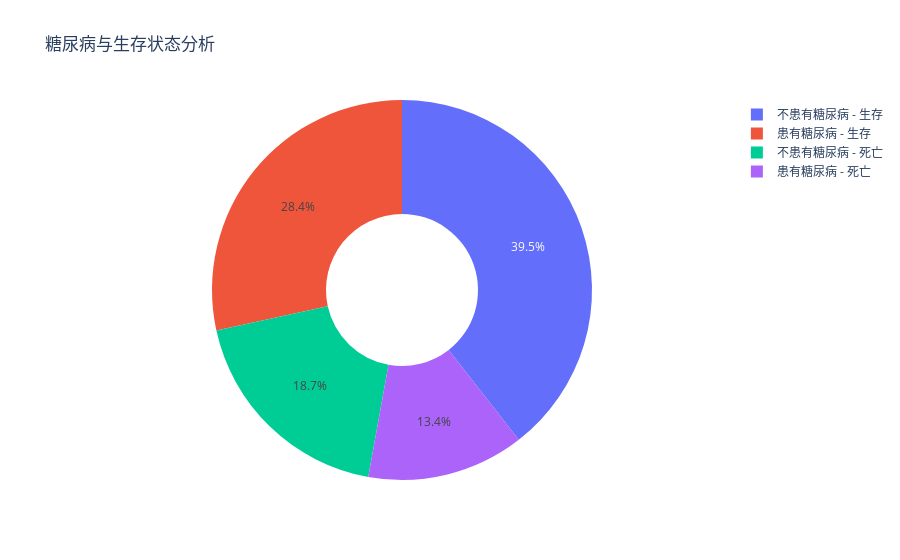

The cell this chart's notebook holds for it:
### Code cell
## 糖尿病与死亡事件的关系
diabetes_yes = heart_data[heart_data['diabetes']==1]
diabetes_no = heart_data[heart_data['diabetes']==0]
diabetes_yes_survi = diabetes_yes[heart_data["DEATH_EVENT"]==0]
diabetes_yes_not_survi = diabetes_yes[heart_data["DEATH_EVENT"]==1]
diabetes_no_survi = diabetes_no[heart_data["DEATH_EVENT"]==0]
diabetes__no_not_survi = diabetes_no[heart_data["DEATH_EVENT"]==1]
labels = ['患有糖尿病 - 生存','患有糖尿病 - 死亡', '不患有糖尿病 - 生存', '不患有糖尿病 - 死亡']
values = [len(diabetes_yes_survi),len(diabetes_yes_not_survi),len(diabetes_no_survi),len(diabetes__no_not_survi)]
fig = go.Figure(data=[go.Pie(labels=labels, values=values, hole=.4)])
fig.update_layout(title_text="糖尿病与生存状态分析")
fig.show()

### Figure 1 — Plotly figure (JSON) as saved in the notebook; plotly's stock layout.template omitted (floating-point values rounded to 4 significant figures)
{"data": [{"hole": 0.4, "labels": ["患有糖尿病 - 生存", "患有糖尿病 - 死亡", "不患有糖尿病 - 生存", "不患有糖尿病 - 死亡"], "type": "pie", "values": [85, 40, 118, 56]}], "layout": {"title": {"text": "糖尿病与生存状态分析"}}}
